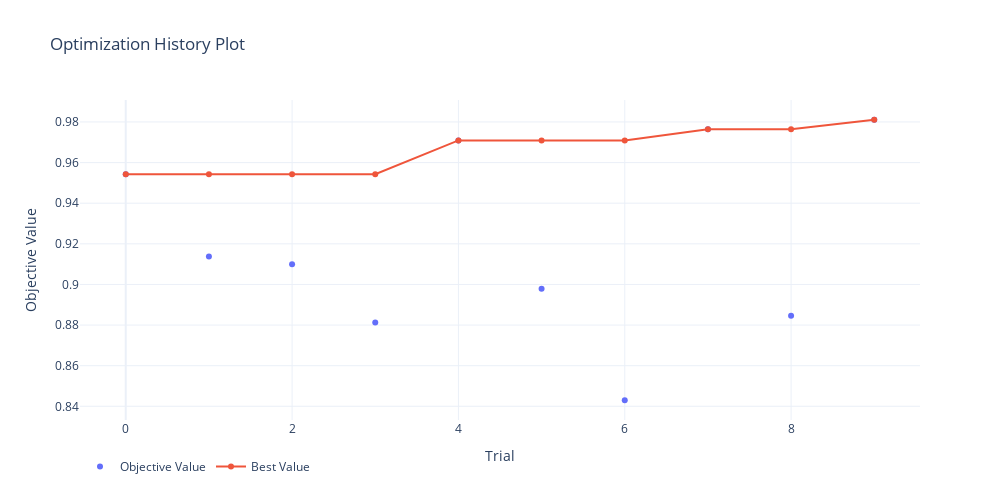
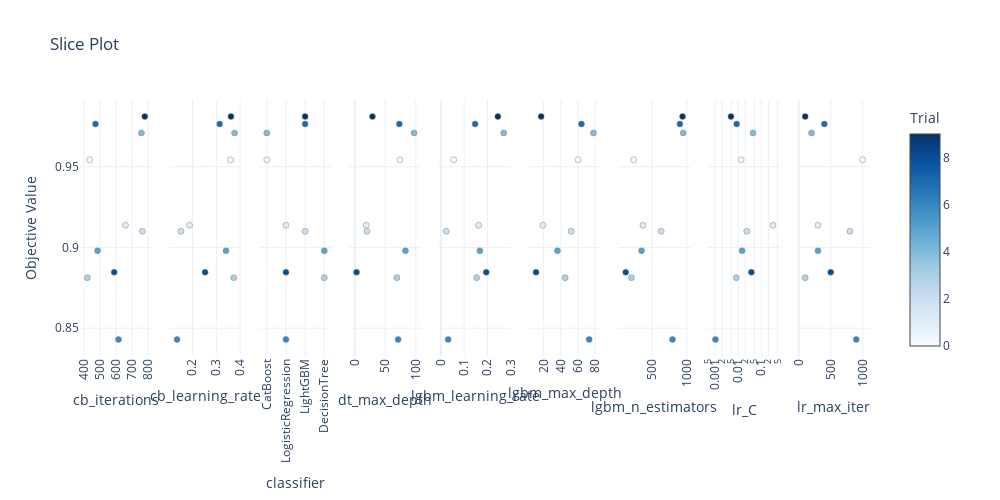

Here is the notebook cell these charts were saved with, in order:
### Markdown cell above
Посмотрим, как модели соотносятся друг с другом.

### Code cell
best_params = study.best_params
formatted_params = "\n".join([f"  {key}: {value}" for key, value in best_params.items()])
print(f"Best params:\n{formatted_params}")

fig = optuna.visualization.plot_optimization_history(study)
fig.update_layout(
    legend=dict(orientation='h'),
    template='plotly_white',
    width=FIG_WIDTH, height=FIG_HEIGHT
)
fig.show()

fig = optuna.visualization.plot_slice(study)
fig.update_layout(
    legend=dict(orientation='h'),
    template='plotly_white',
    width=FIG_WIDTH, height=FIG_HEIGHT
)
fig.update_xaxes(tickangle=-90)
fig.show()

### Figure 1 — Plotly figure (JSON) as saved in the notebook; plotly's stock layout.template omitted (floating-point values rounded to 4 significant figures)
{"data": [{"mode": "markers", "name": "Objective Value", "type": "scatter", "x": [0, 1, 2, 3, 4, 5, 6, 7, 8, 9], "y": [0.9543, 0.9137, 0.91, 0.8813, 0.9709, 0.8979, 0.843, 0.9765, 0.8846, 0.9811]}, {"name": "Best Value", "type": "scatter", "x": [0, 1, 2, 3, 4, 5, 6, 7, 8, 9], "y": [0.9543, 0.9543, 0.9543, 0.9543, 0.9709, 0.9709, 0.9709, 0.9765, 0.9765, 0.9811]}], "layout": {"height": 500, "legend": {"orientation": "h"}, "title": {"text": "Optimization History Plot"}, "width": 1000, "xaxis": {"title": {"text": "Trial"}}, "yaxis": {"title": {"text": "Objective Value"}}}}

### Figure 2 — Plotly figure (JSON) as saved in the notebook; plotly's stock layout.template omitted (floating-point values rounded to 4 significant figures)
{"data": [{"marker": {"color": [0, 1, 2, 3, 4, 5, 6, 7, 8, 9], "colorbar": {"title": {"text": "Trial"}, "x": 1, "xpad": 40}, "colorscale": [[0, "rgb(247,251,255)"], [0.125, "rgb(222,235,247)"], [0.25, "rgb(198,219,239)"], [0.375, "rgb(158,202,225)"], [0.5, "rgb(107,174,214)"], [0.625, "rgb(66,146,198)"], [0.75, "rgb(33,113,181)"], [0.875, "rgb(8,81,156)"], [1, "rgb(8,48,107)"]], "line": {"color": "Grey", "width": 0.5}, "showscale": true}, "mode": "markers", "showlegend": false, "type": "scatter", "x": [434, 659, 765, 420, 759, 484, 615, 471, 588, 780], "xaxis": "x", "y": [0.9543, 0.9137, 0.91, 0.8813, 0.9709, 0.8979, 0.843, 0.9765, 0.8846, 0.9811], "yaxis": "y"}, {"marker": {"color": [0, 1, 2, 3, 4, 5, 6, 7, 8, 9], "colorbar": {"title": {"text": "Trial"}, "x": 1, "xpad": 40}, "colorscale": [[0, "rgb(247,251,255)"], [0.125, "rgb(222,235,247)"], [0.25, "rgb(198,219,239)"], [0.375, "rgb(158,202,225)"], [0.5, "rgb(107,174,214)"], [0.625, "rgb(66,146,198)"], [0.75, "rgb(33,113,181)"], [0.875, "rgb(8,81,156)"], [1, "rgb(8,48,107)"]], "line": {"color": "Grey", "width": 0.5}, "showscale": false}, "mode": "markers", "showlegend": false, "type": "scatter", "x": [0.3599, 0.1874, 0.1512, 0.3728, 0.3766, 0.3407, 0.1348, 0.314, 0.2526, 0.3614], "xaxis": "x2", "y": [0.9543, 0.9137, 0.91, 0.8813, 0.9709, 0.8979, 0.843, 0.9765, 0.8846, 0.9811], "yaxis": "y2"}, {"marker": {"color": [0, 1, 2, 3, 4, 5, 6, 7, 8, 9], "colorbar": {"title": {"text": "Trial"}, "x": 1, "xpad": 40}, "colorscale": [[0, "rgb(247,251,255)"], [0.125, "rgb(222,235,247)"], [0.25, "rgb(198,219,239)"], [0.375, "rgb(158,202,225)"], [0.5, "rgb(107,174,214)"], [0.625, "rgb(66,146,198)"], [0.75, "rgb(33,113,181)"], [0.875, "rgb(8,81,156)"], [1, "rgb(8,48,107)"]], "line": {"color": "Grey", "width": 0.5}, "showscale": false}, "mode": "markers", "showlegend": false, "type": "scatter", "x": ["CatBoost", "LogisticRegression", "LightGBM", "DecisionTree", "CatBoost", "DecisionTree", "LogisticRegression", "LightGBM", "LogisticRegression", "LightGBM"], "xaxis": "x3", "y": [0.9543, 0.9137, 0.91, 0.8813, 0.9709, 0.8979, 0.843, 0.9765, 0.8846, 0.9811], "yaxis": "y3"}, {"marker": {"color": [0, 1, 2, 3, 4, 5, 6, 7, 8, 9], "colorbar": {"title": {"text": "Trial"}, "x": 1, "xpad": 40}, "colorscale": [[0, "rgb(247,251,255)"], [0.125, "rgb(222,235,247)"], [0.25, "rgb(198,219,239)"], [0.375, "rgb(158,202,225)"], [0.5, "rgb(107,174,214)"], [0.625, "rgb(66,146,198)"], [0.75, "rgb(33,113,181)"], [0.875, "rgb(8,81,156)"], [1, "rgb(8,48,107)"]], "line": {"color": "Grey", "width": 0.5}, "showscale": false}, "mode": "markers", "showlegend": false, "type": "scatter", "x": [74, 19, 20, 69, 97, 83, 71, 73, 3, 29], "xaxis": "x4", "y": [0.9543, 0.9137, 0.91, 0.8813, 0.9709, 0.8979, 0.843, 0.9765, 0.8846, 0.9811], "yaxis": "y4"}, {"marker": {"color": [0, 1, 2, 3, 4, 5, 6, 7, 8, 9], "colorbar": {"title": {"text": "Trial"}, "x": 1, "xpad": 40}, "colorscale": [[0, "rgb(247,251,255)"], [0.125, "rgb(222,235,247)"], [0.25, "rgb(198,219,239)"], [0.375, "rgb(158,202,225)"], [0.5, "rgb(107,174,214)"], [0.625, "rgb(66,146,198)"], [0.75, "rgb(33,113,181)"], [0.875, "rgb(8,81,156)"], [1, "rgb(8,48,107)"]], "line": {"color": "Grey", "width": 0.5}, "showscale": false}, "mode": "markers", "showlegend": false, "type": "scatter", "x": [0.05524, 0.1622, 0.02347, 0.1536, 0.2695, 0.1674, 0.03147, 0.1469, 0.1946, 0.2444], "xaxis": "x5", "y": [0.9543, 0.9137, 0.91, 0.8813, 0.9709, 0.8979, 0.843, 0.9765, 0.8846, 0.9811], "yaxis": "y5"}, {"marker": {"color": [0, 1, 2, 3, 4, 5, 6, 7, 8, 9], "colorbar": {"title": {"text": "Trial"}, "x": 1, "xpad": 40}, "colorscale": [[0, "rgb(247,251,255)"], [0.125, "rgb(222,235,247)"], [0.25, "rgb(198,219,239)"], [0.375, "rgb(158,202,225)"], [0.5, "rgb(107,174,214)"], [0.625, "rgb(66,146,198)"], [0.75, "rgb(33,113,181)"], [0.875, "rgb(8,81,156)"], [1, "rgb(8,48,107)"]], "line": {"color": "Grey", "width": 0.5}, "showscale": false}, "mode": "markers", "showlegend": false, "type": "scatter", "x": [60, 19, 52, 45, 78, 36, 73, 64, 11, 17], "xaxis": "x6", "y": [0.9543, 0.9137, 0.91, 0.8813, 0.9709, 0.8979, 0.843, 0.9765, 0.8846, 0.9811], "yaxis": "y6"}, {"marker": {"color": [0, 1, 2, 3, 4, 5, 6, 7, 8, 9], "colorbar": {"title": {"text": "Trial"}, "x": 1, "xpad": 40}, "colorscale": [[0, "rgb(247,251,255)"], [0.125, "rgb(222,235,247)"], [0.25, "rgb(198,219,239)"], [0.375, "rgb(158,202,225)"], [0.5, "rgb(107,174,214)"], [0.625, "rgb(66,146,198)"], [0.75, "rgb(33,113,181)"], [0.875, "rgb(8,81,156)"], [1, "rgb(8,48,107)"]], "line": {"color": "Grey", "width": 0.5}, "showscale": false}, "mode": "markers", "showlegend": false, "type": "scatter", "x": [240, 374, 633, 209, 946, 353, 794, 899, 128, 937], "xaxis": "x7", "y": [0.9543, 0.9137, 0.91, 0.8813, 0.9709, 0.8979, 0.843, 0.9765, 0.8846, 0.9811], "yaxis": "y7"}, {"marker": {"color": [0, 1, 2, 3, 4, 5, 6, 7, 8, 9], "colorbar": {"title": {"text": "Trial"}, "x": 1, "xpad": 40}, "colorscale": [[0, "rgb(247,251,255)"], [0.125, "rgb(222,235,247)"], [0.25, "rgb(198,219,239)"], [0.375, "rgb(158,202,225)"], [0.5, "rgb(107,174,214)"], [0.625, "rgb(66,146,198)"], [0.75, "rgb(33,113,181)"], [0.875, "rgb(8,81,156)"], [1, "rgb(8,48,107)"]], "line": {"color": "Grey", "width": 0.5}, "showscale": false}, "mode": "markers", "showlegend": false, "type": "scatter", "x": [0.01329, 0.3143, 0.02335, 0.008201, 0.04366, 0.01466, 0.001039, 0.008569, 0.037, 0.004857], "xaxis": "x8", "y": [0.9543, 0.9137, 0.91, 0.8813, 0.9709, 0.8979, 0.843, 0.9765, 0.8846, 0.9811], "yaxis": "y8"}, {"marker": {"color": [0, 1, 2, 3, 4, 5, 6, 7, 8, 9], "colorbar": {"title": {"text": "Trial"}, "x": 1, "xpad": 40}, "colorscale": [[0, "rgb(247,251,255)"], [0.125, "rgb(222,235,247)"], [0.25, "rgb(198,219,239)"], [0.375, "rgb(158,202,225)"], [0.5, "rgb(107,174,214)"], [0.625, "rgb(66,146,198)"], [0.75, "rgb(33,113,181)"], [0.875, "rgb(8,81,156)"], [1, "rgb(8,48,107)"]], "line": {"color": "Grey", "width": 0.5}, "showscale": false}, "mode": "markers", "showlegend": false, "type": "scatter", "x": [1000, 300, 800, 100, 200, 300, 900, 400, 500, 100], "xaxis": "x9", "y": [0.9543, 0.9137, 0.91, 0.8813, 0.9709, 0.8979, 0.843, 0.9765, 0.8846, 0.9811], "yaxis": "y9"}], "layout": {"height": 500, "legend": {"orientation": "h"}, "title": {"text": "Slice Plot"}, "width": 1000, "xaxis": {"anchor": "y", "domain": [0, 0.09136], "tickangle": -90, "title": {"text": "cb_iterations"}}, "xaxis2": {"anchor": "y2", "domain": [0.1136, 0.2049], "tickangle": -90, "title": {"text": "cb_learning_rate"}}, "xaxis3": {"anchor": "y3", "domain": [0.2272, 0.3185], "tickangle": -90, "title": {"text": "classifier"}}, "xaxis4": {"anchor": "y4", "domain": [0.3407, 0.4321], "tickangle": -90, "title": {"text": "dt_max_depth"}}, "xaxis5": {"anchor": "y5", "domain": [0.4543, 0.5457], "tickangle": -90, "title": {"text": "lgbm_learning_rate"}}, "xaxis6": {"anchor": "y6", "domain": [0.5679, 0.6593], "tickangle": -90, "title": {"text": "lgbm_max_depth"}}, "xaxis7": {"anchor": "y7", "domain": [0.6815, 0.7728], "tickangle": -90, "title": {"text": "lgbm_n_estimators"}}, "xaxis8": {"anchor": "y8", "domain": [0.7951, 0.8864], "tickangle": -90, "title": {"text": "lr_C"}, "type": "log"}, "xaxis9": {"anchor": "y9", "domain": [0.9086, 1], "tickangle": -90, "title": {"text": "lr_max_iter"}}, "yaxis": {"anchor": "x", "domain": [0, 1], "title": {"text": "Objective Value"}}, "yaxis2": {"anchor": "x2", "domain": [0, 1], "matches": "y", "showticklabels": false}, "yaxis3": {"anchor": "x3", "domain": [0, 1], "matches": "y", "showticklabels": false}, "yaxis4": {"anchor": "x4", "domain": [0, 1], "matches": "y", "showticklabels": false}, "yaxis5": {"anchor": "x5", "domain": [0, 1], "matches": "y", "showticklabels": false}, "yaxis6": {"anchor": "x6", "domain": [0, 1], "matches": "y", "showticklabels": false}, "yaxis7": {"anchor": "x7", "domain": [0, 1], "matches": "y", "showticklabels": false}, "yaxis8": {"anchor": "x8", "domain": [0, 1], "matches": "y", "showticklabels": false}, "yaxis9": {"anchor": "x9", "domain": [0, 1], "matches": "y", "showticklabels": false}}}
